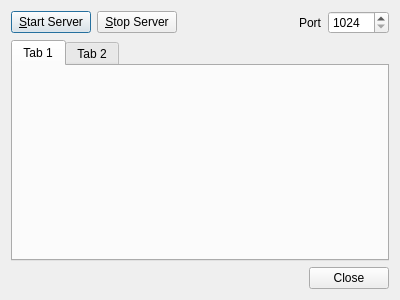
<?xml version="1.0" encoding="UTF-8"?>
<ui version="4.0">
 <class>Dialog</class>
 <widget class="QDialog" name="Dialog">
  <property name="geometry">
   <rect>
    <x>0</x>
    <y>0</y>
    <width>400</width>
    <height>300</height>
   </rect>
  </property>
  <property name="windowTitle">
   <string>Profiler</string>
  </property>
  <layout class="QVBoxLayout" name="verticalLayout">
   <item>
    <layout class="QHBoxLayout" name="horizontalLayout">
     <item>
      <widget class="QPushButton" name="btnStartServer">
       <property name="text">
        <string>&amp;Start Server</string>
       </property>
      </widget>
     </item>
     <item>
      <widget class="QPushButton" name="btnStopServer">
       <property name="text">
        <string>&amp;Stop Server</string>
       </property>
      </widget>
     </item>
     <item>
      <spacer name="horizontalSpacer">
       <property name="orientation">
        <enum>Qt::Horizontal</enum>
       </property>
       <property name="sizeHint" stdset="0">
        <size>
         <width>40</width>
         <height>20</height>
        </size>
       </property>
      </spacer>
     </item>
     <item>
      <widget class="QLabel" name="_label">
       <property name="text">
        <string>Port</string>
       </property>
       <property name="buddy">
        <cstring>spinBox_Port</cstring>
       </property>
      </widget>
     </item>
     <item>
      <widget class="QSpinBox" name="spinBox_Port">
       <property name="minimum">
        <number>1024</number>
       </property>
       <property name="maximum">
        <number>65535</number>
       </property>
      </widget>
     </item>
    </layout>
   </item>
   <item>
    <widget class="QTabWidget" name="tabWidget_Games">
     <property name="currentIndex">
      <number>0</number>
     </property>
     <widget class="QWidget" name="tab">
      <attribute name="title">
       <string>Tab 1</string>
      </attribute>
     </widget>
     <widget class="QWidget" name="tab_2">
      <attribute name="title">
       <string>Tab 2</string>
      </attribute>
     </widget>
    </widget>
   </item>
   <item>
    <widget class="QDialogButtonBox" name="buttonBox">
     <property name="orientation">
      <enum>Qt::Horizontal</enum>
     </property>
     <property name="standardButtons">
      <set>QDialogButtonBox::Close</set>
     </property>
    </widget>
   </item>
  </layout>
 </widget>
 <resources/>
 <connections>
  <connection>
   <sender>buttonBox</sender>
   <signal>accepted()</signal>
   <receiver>Dialog</receiver>
   <slot>accept()</slot>
   <hints>
    <hint type="sourcelabel">
     <x>248</x>
     <y>254</y>
    </hint>
    <hint type="destinationlabel">
     <x>157</x>
     <y>274</y>
    </hint>
   </hints>
  </connection>
  <connection>
   <sender>buttonBox</sender>
   <signal>rejected()</signal>
   <receiver>Dialog</receiver>
   <slot>reject()</slot>
   <hints>
    <hint type="sourcelabel">
     <x>316</x>
     <y>260</y>
    </hint>
    <hint type="destinationlabel">
     <x>286</x>
     <y>274</y>
    </hint>
   </hints>
  </connection>
 </connections>
</ui>
